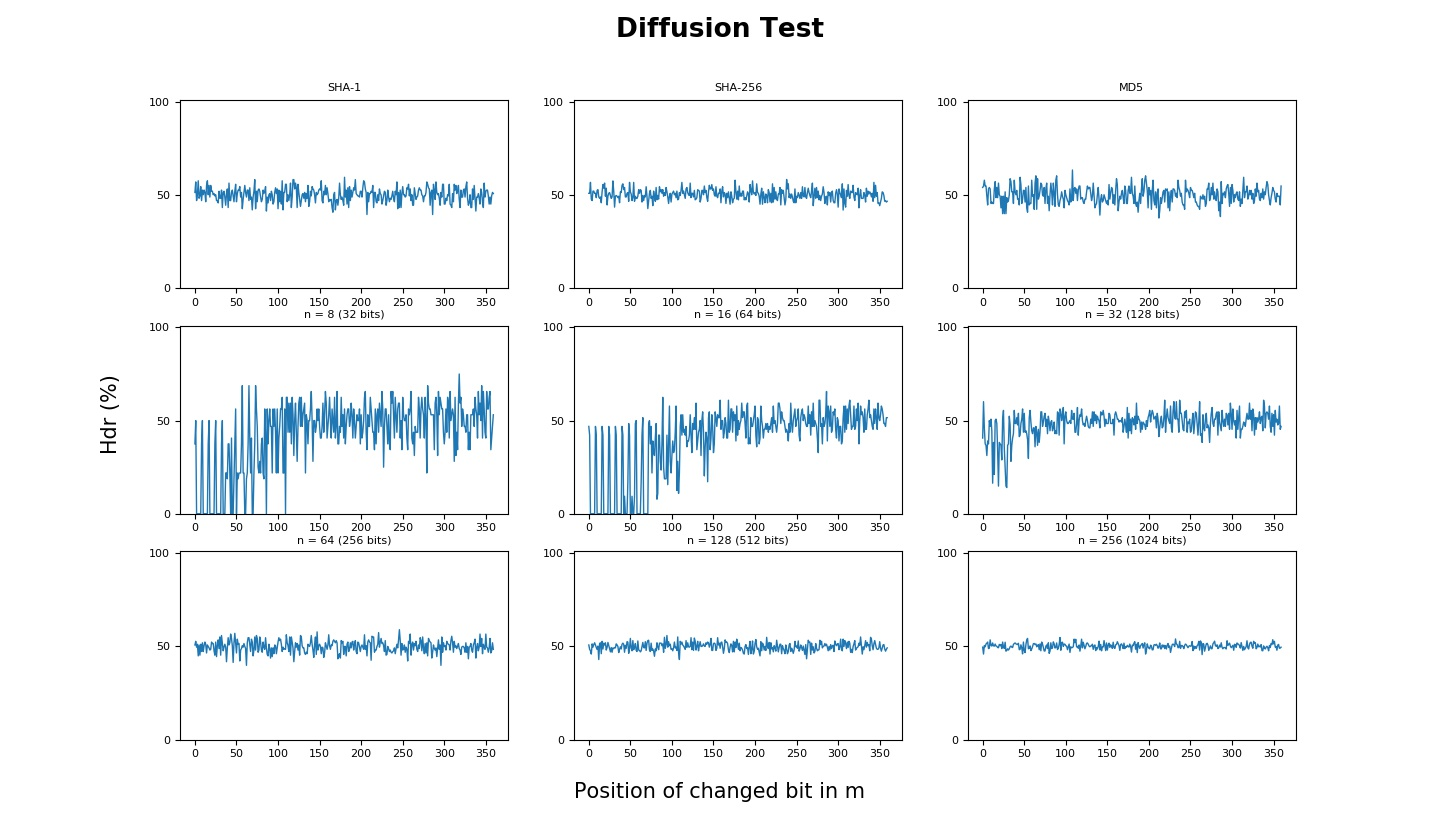

Reproduce this figure in Python.

#Author : Oliver Chang

import matplotlib.pyplot as plt
import numpy as np
import hashlib
import os

m = "pneumonoultramicroscopicsilicovolcanoconiosis"

def toggle_message_shamd5():
	mb = ''.join([bin(ord(c))[2:].rjust(8,'0') for c in m])
	file = open("test.txt", "w")
	file_1 = open("sha1.txt", "w")
	file_256 = open("sha256.txt", "w")
	file_md5 = open("md5.txt", "w")
	
	file.write(m + '\n')
	file_1.write(hashlib.sha1(m.encode()).hexdigest() + '\n')
	file_256.write(hashlib.sha256(m.encode()).hexdigest() + '\n')
	file_md5.write(hashlib.md5(m.encode()).hexdigest() + '\n')

	for x in range(len(m)*8):
		if (mb[x] == '1'):
			mb = list(mb)
			mb[x] = '0'
			mb = ''.join(mb)
			m_toggle = ''.join(chr(int(mb[i*8:i*8+8],2)) for i in range(len(mb)//8))
			file.write(m_toggle+'\n')
			file_1.write(hashlib.sha1(m_toggle.encode()).hexdigest() + '\n')
			file_256.write(hashlib.sha256(m_toggle.encode()).hexdigest() + '\n')
			file_md5.write(hashlib.md5(m_toggle.encode()).hexdigest() + '\n')
			mb = list(mb)
			mb[x] = '1'
			mb = ''.join(mb)
		else:
			mb = list(mb)
			mb[x] = '1'
			mb = ''.join(mb)
			m_toggle = ''.join(chr(int(mb[i*8:i*8+8],2)) for i in range(len(mb)//8))
			file.write(m_toggle+'\n')
			file_1.write(hashlib.sha1(m_toggle.encode()).hexdigest() + '\n')
			file_256.write(hashlib.sha256(m_toggle.encode()).hexdigest() + '\n')
			file_md5.write(hashlib.md5(m_toggle.encode()).hexdigest() + '\n')			
			mb = list(mb)
			mb[x] = '0'
			mb = ''.join(mb)	
	
	file.close()
	file_1.close()
	file_256.close()
	file_md5.close()

def hash():
	os.system("python ../Model/refresh.py 2")
	os.system("python ../Model/hashing.py test.txt out8.txt 2")	
	os.system("python ../Model/refresh.py 4")
	os.system("python ../Model/hashing.py test.txt out16.txt 4")	
	os.system("python ../Model/refresh.py 8")
	os.system("python ../Model/hashing.py test.txt out32.txt 8")
	os.system("python ../Model/refresh.py 16")
	os.system("python ../Model/hashing.py test.txt out64.txt 16")
	os.system("python ../Model/refresh.py 32")
	os.system("python ../Model/hashing.py test.txt out128.txt 32")	
	os.system("python ../Model/refresh.py 64")
	os.system("python ../Model/hashing.py test.txt out256.txt 64")	

def Hdr(file, size):
	hdr = []
	file = open(file, "r")
	h = file.read(size+1)
	h = int(h, 16)
	
	for x in range(len(m)*8):
		h1 = file.read(size+1)
		h1 = int(h1, 16)
		hdr += [bin(h ^ h1).count("1") / (size*4)*100]

	file.close()
	return hdr

def main():
	#toggle_message_shamd5()
	#hash()
	
	fig = plt.figure(1)
	fig.suptitle("Diffusion Test", ha="center", fontsize=19, fontweight="bold")
	fig.text(0.07, 0.53, "Hdr (%)", rotation='vertical', fontsize=15)
	fig.text(0.5, 0.04, "Position of changed bit in m", ha="center", fontsize=15)
	
	#SHA-1
	hdr = Hdr("sha1.txt", 40)
	p1 = plt.subplot(3, 3, 1)
	p1.set_title("SHA-1", fontsize=8)
	p1.set_yticks(np.arange(0, 101, 50))
	p1.set_xticks(np.arange(0, 361, 50))
	p1.tick_params(axis="both", labelsize=8)
	p1.set_ylim(0, 101)
	p1.plot(np.arange(len(m)*8), hdr, 0.0001, linewidth=1)

	#SHA-256
	hdr = Hdr("sha256.txt", 64)
	p2 = plt.subplot(3, 3, 2)
	p2.set_title("SHA-256", fontsize=8)
	p2.set_yticks(np.arange(0, 101, 50))
	p2.set_xticks(np.arange(0, 361, 50))
	p2.tick_params(axis="both", labelsize=8)
	p2.set_ylim(0, 101)
	p2.plot(np.arange(len(m)*8), hdr, 0.0001, linewidth=1)

	#MD5
	hdr = Hdr("md5.txt", 32)
	p3 = plt.subplot(3, 3, 3)
	p3.set_title("MD5", fontsize=8)
	p3.set_yticks(np.arange(0, 101, 50))
	p3.set_xticks(np.arange(0, 361, 50))
	p3.tick_params(axis="both", labelsize=8)
	p3.set_ylim(0, 101)
	p3.plot(np.arange(len(m)*8), hdr, 0.0001, linewidth=1)		

	#size 8
	hdr = Hdr("out8.txt", 8)
	p4 = plt.subplot(3, 3, 4)
	p4.set_title("n = 8 (32 bits)", fontsize=8)
	p4.set_yticks(np.arange(0, 101, 50))
	p4.set_xticks(np.arange(0, 361, 50))
	p4.tick_params(axis="both", labelsize=8)
	p4.set_ylim(0, 101)
	p4.plot(np.arange(len(m)*8), hdr, 0.0001, linewidth=1)
	
	#size 16
	hdr = Hdr("out16.txt", 16)
	p5 = plt.subplot(3, 3, 5)
	p5.set_title("n = 16 (64 bits)", fontsize=8)
	p5.set_yticks(np.arange(0, 101, 50))
	p5.set_xticks(np.arange(0, 361, 50))
	p5.tick_params(axis="both", labelsize=8)
	p5.set_ylim(0, 101)
	p5.plot(np.arange(len(m)*8), hdr, 0.0001, linewidth=1)

	#size 32
	hdr = Hdr("out32.txt", 32)
	p6 = plt.subplot(3, 3, 6)
	p6.set_title("n = 32 (128 bits)", fontsize=8)
	p6.set_yticks(np.arange(0, 101, 50))
	p6.set_xticks(np.arange(0, 361, 50))
	p6.tick_params(axis="both", labelsize=8)
	p6.set_ylim(0, 101)
	p6.plot(np.arange(len(m)*8), hdr, 0.0001, linewidth=1)

	#size 64
	hdr = Hdr("out64.txt", 64)
	p7 = plt.subplot(3, 3, 7)
	p7.set_title("n = 64 (256 bits)", fontsize=8)
	p7.set_yticks(np.arange(0, 101, 50))
	p7.set_xticks(np.arange(0, 361, 50))
	p7.tick_params(axis="both", labelsize=8)
	p7.set_ylim(0, 101)
	p7.plot(np.arange(len(m)*8), hdr, 0.0001, linewidth=1)

	#size 128
	hdr = Hdr("out128.txt", 128)
	p8 = plt.subplot(3, 3, 8)
	p8.set_title("n = 128 (512 bits)", fontsize=8)
	p8.set_yticks(np.arange(0, 101, 50))
	p8.set_xticks(np.arange(0, 361, 50))
	p8.tick_params(axis="both", labelsize=8)
	p8.set_ylim(0, 101)
	p8.plot(np.arange(len(m)*8), hdr, 0.0001, linewidth=1)

	#size 256
	hdr = Hdr("out256.txt", 256)
	p9 = plt.subplot(3, 3, 9)
	p9.set_title("n = 256 (1024 bits)", fontsize=8)
	p9.set_yticks(np.arange(0, 101, 50))
	p9.set_xticks(np.arange(0, 361, 50))
	p9.tick_params(axis="both", labelsize=8)
	p9.set_ylim(0, 101)
	p9.plot(np.arange(len(m)*8), hdr, 0.0001, linewidth=1)					

	plt.show()

main()
